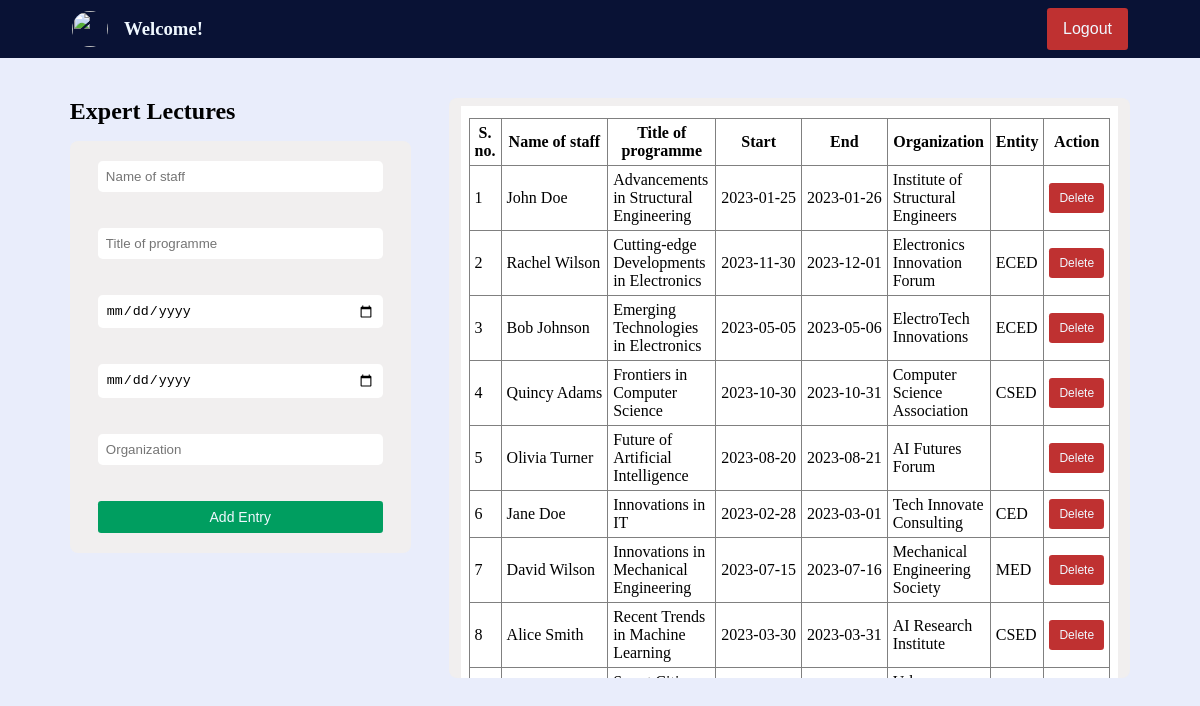
Screenshot of /forms/expert_lectures.php with the database file from the repository.
### tables this page shows
CREATE TABLE `expert_lectures` (
  `staff` varchar(80) NOT NULL,
  `title` varchar(80) NOT NULL,
  `start` date DEFAULT NULL,
  `end` date DEFAULT NULL,
  `organization` varchar(80) NOT NULL,
  `entity` varchar(120) NOT NULL
);

### forms/expert_lectures.php (the view, shortened to what this page needs)
<?php
if (empty($_SESSION['access_token'])) {
    $fname = "Welcome! ";
    $lname = $_GET["user"];
    $pic = "./asset/nitc_logo_icon.svg";
} else {
    $fname = $_SESSION["first_name"];
    $lname = $_SESSION['last_name'];
    $pic = $_SESSION['profile_picture'];
}
?>
<!DOCTYPE html>
<html>
<head>
    <link href="../styles/forms.css" type="text/css" rel="stylesheet">
</head>
<body>
    <div class="container">
        <?php
        echo '<div class="user_strip">
                <div class="user">
                    <img src="' . $pic . '" class="user_image" />
                    <h3>' . $fname . ' ' . $lname . '</h3>
                </div>
                <div class="logout_btn_holder">
                    <a href="../logout.php" class="">
                        <button class="logout_btn">Logout</button>
                    </a>
                </div  >
            </div>';
        ?>
        <div class="content_container">
            <div class="left_container">
                <h2>Expert Lectures</h2>
                <div class="form_container">
                    <form id="myForm" action="" method="post" onsubmit="return validateForm();" class="form_field">
                        <input type="text" name="name" placeholder="Name of staff" class="input-fields"><br><br>
                        <input type="text" name="title" placeholder="Title of programme" class="input-fields"><br><br>
                        <input type="date" name="start" placeholder="Start" class="input-fields"><br><br>
                        <input type="date" name="end" placeholder="End" class="input-fields"><br><br>
                        <input type="text" name="org" placeholder="Organization" class="input-fields"><br><br>
                        <input type="submit" class="submit-button" value="Add Entry">
                    </form>
                </div>
            </div>
            <div class="table_container">
                <?php
                $con = mysqli_connect('localhost', 'root', '', 'imsdemo');
                $entity = $_GET["user"];
                if ($entity == 'admin' || $entity == '')
                    $sql = "SELECT * FROM expert_lectures";
                else
                    $sql = "SELECT * FROM expert_lectures where entity='$entity'";
                $rs = mysqli_query($con, $sql);
                echo '<div class="table_field">';
                echo '
                <table border="1">
                <tr>
                    <th class="box">S. no.</th>
                    <th class="box">Name of staff</th>
                    <th class="box">Title of programme</th>
                    <th class="box">Start</th>
                    <th class="box">End</th>
                    <th class="box">Organization</th>
                    <th class="box">Entity</th>
                    <th class="box">Action</th>
                </tr>';
                $count = 1;
                while ($row = mysqli_fetch_assoc($rs)) {
                    $staff = $row['staff'];
                    $title = $row['title'];
                    $start = $row['start'];
                    $end = $row['end'];
                    $organization = $row['organization'];
                    $dep = $row['entity'];
                    echo '<tr>
                    <td class="box sn">' . $count . '</td>
                    <td class="box name">' . $staff . '</td>
                    <td class="box program">' . $title . '</td>
                    <td class="box s_date">' . $start . '</td>
                    <td class="box e_date">' . $end . '</td>
                    <td class="box org">' . $organization . '</td>
                    <td class="box enitity">' . $dep . '</td>
                    <td class="box button_box btn"><button class="delete_btn" data-id=' . $title . '>Delete</button></td></tr>';
                    $count++;
                }
                echo '</table>
                </div>';
                ?>
            </div>
        </div>
    </div>
</body>
</html>

### styles/forms.css (style rules this page uses)
* { padding: 0; margin: 0; box-sizing: border-box; }
.container { height: 100vh; width: 100vw; padding: 0; background-color: #E9EDFB; overflow: auto; }
.user_strip { background-color: #091235; color: aliceblue; display: flex; align-items: center; justify-content: space-between; padding: 8px; }
.user { display: flex; align-items: center; margin-left: 4em; gap: 16px; }
.user_image { width: 36px; height: 36px; border-radius: 100%; }
.logout_btn_holder { width: fit-content; margin-right: 4em; }
.logout_btn { font-size: 16px; padding: 12px 16px; border: none; border-radius: 0.2rem; color: aliceblue; cursor: pointer; transition: all; transition-duration: 150ms; background-color: #BF3131; }
.content_container { display: flex; justify-content: space-evenly; align-items: start; width: 100%; padding: 2.5rem 2rem; }
.left_container { width: 30%; display: flex; gap: 16px; flex-direction: column; }
.form_container { display: flex; flex-direction: column; width: 100%; justify-content: space-evenly; background-color: #F1EFEF; border-radius: 0.5em; padding: 8px 12px; height: auto; }
.form_field { display: flex; flex-direction: column; padding: 12px 16px; }
.input-fields { padding: 8px; border-radius: 0.3rem; border: none; transition: all; transition-duration: 150ms; }
.submit-button { font-size: 14px; width: 100%; padding: 8px 0px; border: none; border-radius: 0.2rem; color: aliceblue; cursor: pointer; transition: all; transition-duration: 150ms; background-color: #009E60; }
.table_container { display: flex; flex-direction: column; width: 60%; justify-content: start; background-color: #F1EFEF; border-radius: 0.5em; padding: 8px 12px; max-height: 580px; overflow: scroll; }
.table_field { background-color: white; width: 100%; height: 100%; padding: 12px 8px; }
table { width: 100%; border-collapse: collapse; }
.box { padding: 5px; word-wrap: break-word; }
.name, .entity, .s_date, .e_date { text-wrap: nowrap; }
.button_box { text-align: center; }
.delete_btn { font-size: 12px; padding: 8px 10px; border: none; border-radius: 0.2rem; color: aliceblue; cursor: pointer; transition: all; transition-duration: 150ms; background-color: #BF3131; }

### rows the page displays
expert_lectures: staff "John Doe", title "Advancements in Structural Engineering", start "2023-01-25", end "2023-01-26", organization "Institute of Structural Engineers"
expert_lectures: staff "Rachel Wilson", title "Cutting-edge Developments in Electronics", start "2023-11-30", end "2023-12-01", organization "Electronics Innovation Forum", entity "ECED"
expert_lectures: staff "Bob Johnson", title "Emerging Technologies in Electronics", start "2023-05-05", end "2023-05-06", organization "ElectroTech Innovations", entity "ECED"
expert_lectures: staff "Quincy Adams", title "Frontiers in Computer Science", start "2023-10-30", end "2023-10-31", organization "Computer Science Association", entity "CSED"
expert_lectures: staff "Olivia Turner", title "Future of Artificial Intelligence", start "2023-08-20", end "2023-08-21", organization "AI Futures Forum"
expert_lectures: staff "Jane Doe", title "Innovations in IT", start "2023-02-28", end "2023-03-01", organization "Tech Innovate Consulting", entity "CED"
expert_lectures: staff "David Wilson", title "Innovations in Mechanical Engineering", start "2023-07-15", end "2023-07-16", organization "Mechanical Engineering Society", entity "MED"
expert_lectures: staff "Alice Smith", title "Recent Trends in Machine Learning", start "2023-03-30", end "2023-03-31", organization "AI Research Institute", entity "CSED"

### other values shown
$fname "Welcome!"
